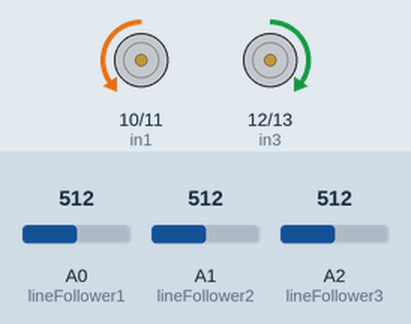
Simulated run of this sketch. Board: Arduino Uno, built with avr-gcc and run on an emulated ATmega328P. Shown: motor-driver pin pairs drawn as motors (green arrow = first pin HIGH = forward, orange = second pin HIGH = backward, longer = more drive, scaled by the enable pin). Inputs (shaded band) come from the test bench; at power-on: A0 (lineFollower1) = 512, A1 (lineFollower2) = 512, A2 (lineFollower3) = 512.

Above: at 1.5 s.
At 4.5 s:
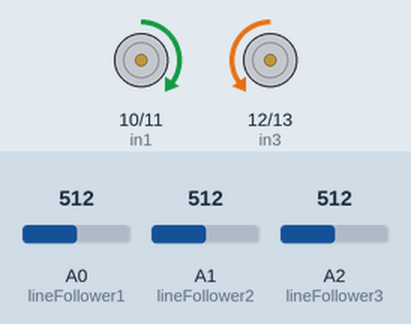
At 6.5 s:
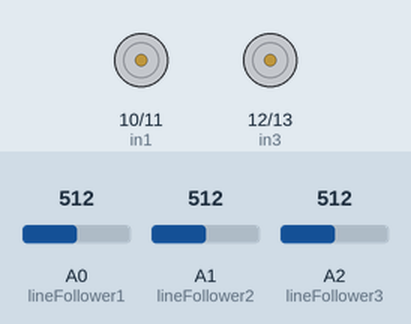
At 11.5 s:
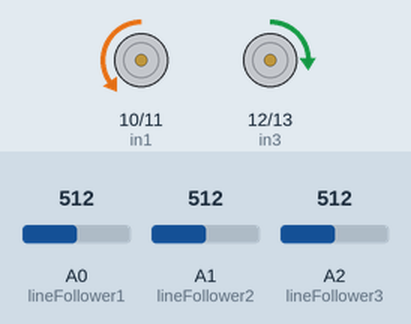
Timing chart, 0 to 16.9 s (numbered marks = the images above):
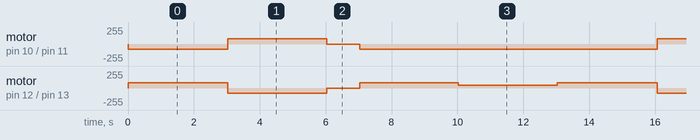

Measured:
- by itself, motor on pin 10 (in1) / pin 11 (in2): repeats every 13.0 s: forward 80/255 3.0 s, stopped 1.0 s, backward 80/255 9.0 s
- by itself, motor on pin 12 (in3) / pin 13 (in4): repeats every 13.0 s: backward 80/255 3.0 s, stopped 1.0 s, forward 80/255 3.0 s, forward 40/255 3.0 s, forward 80/255 3.0 s

The sketch:

testFollower.ino
```cpp
#include <Wire.h>

//driver pins
int in1=10;
int in2=11;
int in3=12;
int in4=13;

int pwm1=5;

int pwm2=6;


float maxValue = 100;

//line follower declearation
int lineFollower1 = A0; //right
int lineFollower2 = A1;//center
int lineFollower3 = A2;//left
float left;
float right;
float center;

int currentbit =0;
int memorybit1 =0;
int memorybit2 =0;
int memorybit3 =0;

int countval =0; // number of lines counted

int sensorPin = A3;    // select the input pin for the sensor
int sensorValue = 0;  // variable to store the value coming from the sensor

int Threshhold = 590;
// This is the threshhold    above which the sensor is judged to be on the white line
boolean counted=false;

#define echoPin1 9
#define trigPin1 8


long duration, distance, Sensor1,dist;
int minValue = 8;

boolean startDone=false;


  byte A=2;
  byte B=3;
  byte C=4;

void setup() {
    // put your setup code here, to run once:
 Serial.begin(9600);
 pinMode(in1, OUTPUT);
 pinMode(in2, OUTPUT);
 pinMode(in3, OUTPUT);
 pinMode(in4, OUTPUT);

pinMode(pwm1, OUTPUT);
pinMode(pwm2, OUTPUT);


 pinMode(trigPin1, OUTPUT);
 pinMode(echoPin1, INPUT);

   Wire.begin();

}

void loop() {

  //dist=SonarSensor(trigPin1,echoPin1);
  // put your  main code here, to run repeatedly:
  left = analogRead(lineFollower3);
  right = analogRead(lineFollower1);
  center= analogRead(lineFollower2);
  /*if(dist<=28&&dist>=29){
    stopp(0);
    Wire.beginTransmission(4);
    delay(1000);

    Wire.write(A);
    Wire.endTransmission();    // stop transmitting

     delay(500);
  }
   else if(dist<28)
  {
     reverse(100);
     delay(10);
  }
 else
 {........................*/
 //////lineTracking();
 //}

 forward(80);
 delay(3000);
 reverse(80);
 delay(3000);
 stopp(0);

 //left_to_right_diff(80);
 //left_to_right_diff(80);
 delay(1000);
 left_to_right(80);
 delay(3000);
 right_to_left(80);
 delay(3000);
// Serial.print(left);
//  Serial.println("left");
//
//   Serial.print(center);
//  Serial.println("center");
//
//     Serial.print(right);
//  Serial.println("right");

}

void lineTracking()
{
  //001
 if((left>maxValue) &&(center>maxValue) &&(right<maxValue))
 {
   left_to_right_diff(180);
   counted=false;
 }
 //010
 else if((left>maxValue)  &&(center<maxValue) &&(right>maxValue))
 {
   forward(180);
    counted=false;
 }
 //011
  else if((left>maxValue)  &&(center<maxValue) &&(right<maxValue))
 {
   left_to_right_diff(180);

   counted=false;
 }
 //100
   else if((left<maxValue)&&(center>maxValue) &&(right>maxValue))
 {
   right_to_left_diff(180);
    counted=false;
 }
  //110
   else if((left<maxValue)&&(center<maxValue) &&(right>maxValue))
 {
   right_to_left_diff(180);
   counted=false;
 }
 //111
    else if((left<maxValue)&&(center<maxValue) &&(right<maxValue))
 {
       if(counted==false)
       {

         countval++;
         delay(30);
         counted=true;

       }

        else if(countval==3)
         {

         delay(1000);
         }else{

           forward(180);

         }


       memorybit1=left;
       memorybit2=center;
       memorybit3=right;

  Serial.println(countval);


}
}
void stopp( int spd)
{
  digitalWrite(in1, LOW);
  digitalWrite(in2, LOW);
  analogWrite(pwm1, spd);

  digitalWrite(in3, LOW);
  digitalWrite(in4, LOW);
  analogWrite(pwm2, spd);

}

void forward(int spd) {

   digitalWrite(in1, LOW);
  digitalWrite(in2, HIGH);
  analogWrite(pwm1, spd);

  digitalWrite(in3, HIGH);
  digitalWrite(in4, LOW);
  analogWrite(pwm2, spd);
   delay(30);

}
void reverse(int spd) {

  digitalWrite(in1, HIGH);
  digitalWrite(in2, LOW);
  analogWrite(pwm1, spd);

  digitalWrite(in3, LOW);//low
  digitalWrite(in4, HIGH);//high
  analogWrite(pwm2, spd);

}

void left_to_right(int spd) {

  int spd2 = spd - 40;
   digitalWrite(in1, LOW);
  digitalWrite(in2, HIGH);
  analogWrite(pwm1, spd2);

  digitalWrite(in3, HIGH);
  digitalWrite(in4, LOW);
  analogWrite(pwm2, spd);

}

void right_to_left(int spd) {
  int spd2 = spd - 40;
   digitalWrite(in1, LOW);
  digitalWrite(in2, HIGH);
  analogWrite(pwm1, spd);

  digitalWrite(in3, HIGH);
  digitalWrite(in4, LOW);
  analogWrite(pwm2, spd2);

}

void left_to_right_diff(int spd) {

  digitalWrite(in1, HIGH);
  digitalWrite(in2, LOW);
  analogWrite(pwm1, spd);

  digitalWrite(in3, HIGH);
  digitalWrite(in4, LOW);
  analogWrite(pwm2, spd);

}

void right_to_left_diff(int spd) {

  digitalWrite(in1, LOW);
  digitalWrite(in2, HIGH);
  analogWrite(pwm1, spd);

  digitalWrite(in3, LOW);
  digitalWrite(in4, HIGH);
  analogWrite(pwm2, spd);

}

void right_to_left_sharp(int spd) {
  int spd2 = spd - 240;
   digitalWrite(in1, LOW);
  digitalWrite(in2, HIGH);
  analogWrite(pwm1, spd);

  digitalWrite(in3, HIGH);
  digitalWrite(in4, LOW);
  analogWrite(pwm2, spd2);

}
void left_to_right_sharp(int spd) {

  int spd2 = spd - 100;
   digitalWrite(in1, LOW);
  digitalWrite(in2, HIGH);
  analogWrite(pwm1, spd2);

  digitalWrite(in3, HIGH);
  digitalWrite(in4, LOW);
  analogWrite(pwm2, spd);

}

long SonarSensor(int trigPin,int echoPin)
{
digitalWrite(trigPin, LOW);
delayMicroseconds(2);
digitalWrite(trigPin, HIGH);
delayMicroseconds(10);
digitalWrite(trigPin, LOW);
duration = pulseIn(echoPin, HIGH);
distance = (duration/2) / 29.1;
return distance;

}
```
